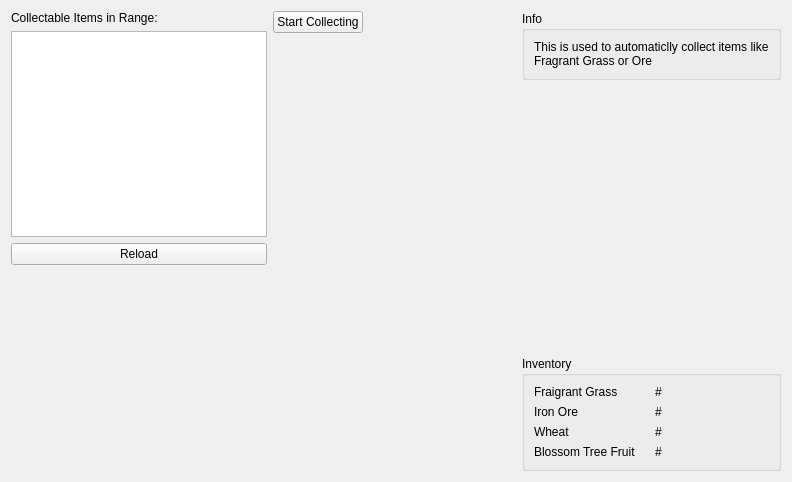
     <widget class="QWidget" name="tab">
      <attribute name="title">
       <string>Auto Collect</string>
      </attribute>
      <layout class="QGridLayout" name="gridLayout_15">
       <item row="0" column="0" rowspan="3">
        <layout class="QVBoxLayout" name="verticalLayout_11">
         <item>
          <widget class="QLabel" name="label_18">
           <property name="text">
            <string>Collectable Items in Range:</string>
           </property>
          </widget>
         </item>
         <item>
          <widget class="QListWidget" name="list_collectable"/>
         </item>
         <item>
          <widget class="QPushButton" name="collectable_reload">
           <property name="text">
            <string>Reload</string>
           </property>
          </widget>
         </item>
         <item>
          <spacer name="verticalSpacer_11">
           <property name="orientation">
            <enum>Qt::Vertical</enum>
           </property>
           <property name="sizeHint" stdset="0">
            <size>
             <width>20</width>
             <height>40</height>
            </size>
           </property>
          </spacer>
         </item>
        </layout>
       </item>
       <item row="0" column="1" rowspan="2">
        <layout class="QVBoxLayout" name="verticalLayout_12">
         <item>
          <widget class="QPushButton" name="toggleCollect">
           <property name="text">
            <string>Start Collecting</string>
           </property>
          </widget>
         </item>
         <item>
          <spacer name="verticalSpacer_10">
           <property name="orientation">
            <enum>Qt::Vertical</enum>
           </property>
           <property name="sizeHint" stdset="0">
            <size>
             <width>20</width>
             <height>218</height>
            </size>
           </property>
          </spacer>
         </item>
        </layout>
       </item>
       <item row="0" column="2">
        <spacer name="horizontalSpacer_6">
         <property name="orientation">
          <enum>Qt::Horizontal</enum>
         </property>
         <property name="sizeHint" stdset="0">
          <size>
           <width>153</width>
           <height>20</height>
          </size>
         </property>
        </spacer>
       </item>
       <item row="0" column="3">
        <widget class="QGroupBox" name="groupBox_16">
         <property name="title">
          <string>Info</string>
         </property>
         <layout class="QGridLayout" name="gridLayout_14">
          <item row="0" column="0">
           <widget class="QLabel" name="label_19">
            <property name="text">
             <string>This is used to automaticlly collect items like Fragrant Grass or Ore</string>
            </property>
            <property name="wordWrap">
             <bool>true</bool>
            </property>
           </widget>
          </item>
         </layout>
        </widget>
       </item>
       <item row="1" column="3">
        <spacer name="verticalSpacer_12">
         <property name="orientation">
          <enum>Qt::Vertical</enum>
         </property>
         <property name="sizeHint" stdset="0">
          <size>
           <width>20</width>
           <height>264</height>
          </size>
         </property>
        </spacer>
       </item>
       <item row="2" column="3">
        <widget class="QGroupBox" name="groupBox_17">
         <property name="title">
          <string>Inventory</string>
         </property>
         <layout class="QHBoxLayout" name="horizontalLayout_9">
          <item>
           <layout class="QVBoxLayout" name="verticalLayout_13">
            <item>
             <widget class="QLabel" name="label_20">
              <property name="text">
               <string>Fraigrant Grass</string>
              </property>
             </widget>
            </item>
            <item>
             <widget class="QLabel" name="label_21">
              <property name="text">
               <string>Iron Ore</string>
              </property>
             </widget>
            </item>
            <item>
             <widget class="QLabel" name="label_22">
              <property name="text">
               <string>Wheat</string>
              </property>
             </widget>
            </item>
            <item>
             <widget class="QLabel" name="label_23">
              <property name="text">
               <string>Blossom Tree Fruit</string>
              </property>
             </widget>
            </item>
           </layout>
          </item>
          <item>
           <layout class="QVBoxLayout" name="verticalLayout_14">
            <item>
             <widget class="QLabel" name="inv_grass">
              <property name="text">
               <string>#</string>
              </property>
             </widget>
            </item>
            <item>
             <widget class="QLabel" name="inv_ore">
              <property name="text">
               <string>#</string>
              </property>
             </widget>
            </item>
            <item>
             <widget class="QLabel" name="inv_wheat">
              <property name="text">
               <string>#</string>
              </property>
             </widget>
            </item>
            <item>
             <widget class="QLabel" name="inv_bbfrucht">
              <property name="text">
               <string>#</string>
              </property>
             </widget>
            </item>
           </layout>
          </item>
         </layout>
        </widget>
       </item>
      </layout>
     </widget>
